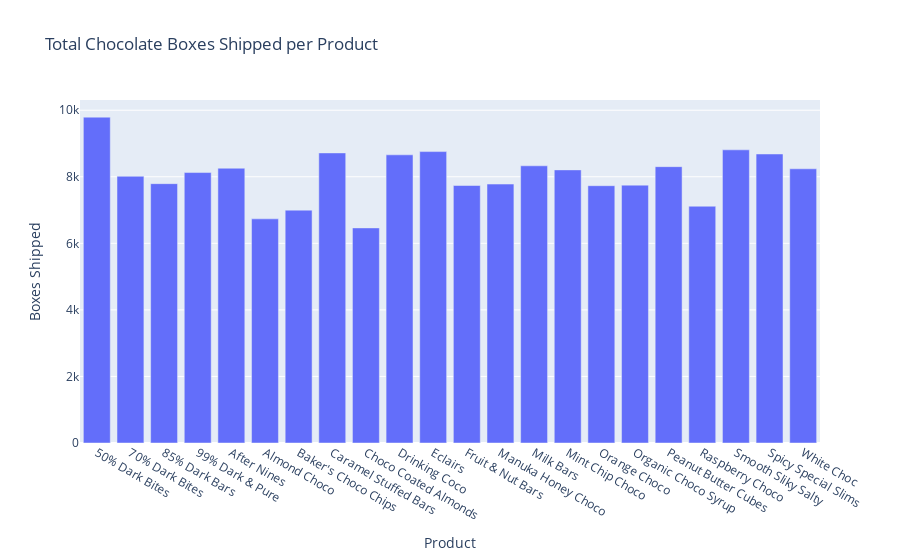

Notebook cell for this chart:
### Markdown cell above
## Step 12: Total Chocolate Boxes Shipped per Product

### Code cell
fig = px.bar(df.groupby("Product")["Boxes Shipped"].sum().reset_index(), x="Product", y="Boxes Shipped", title="Total Chocolate Boxes Shipped per Product")
fig.show()

### Figure 1 — Plotly figure (JSON) as saved in the notebook; plotly's stock layout.template omitted (floating-point values rounded to 4 significant figures)
{"data": [{"hovertemplate": "Product=%{x}<br>Boxes Shipped=%{y}<extra></extra>", "legendgroup": "", "marker": {"color": "#636efa", "pattern": {"shape": ""}}, "name": "", "orientation": "v", "showlegend": false, "textposition": "auto", "type": "bar", "x": ["50% Dark Bites", "70% Dark Bites", "85% Dark Bars", "99% Dark & Pure", "After Nines", "Almond Choco", "Baker's Choco Chips", "Caramel Stuffed Bars", "Choco Coated Almonds", "Drinking Coco", "Eclairs", "Fruit & Nut Bars", "Manuka Honey Choco", "Milk Bars", "Mint Chip Choco", "Orange Choco", "Organic Choco Syrup", "Peanut Butter Cubes", "Raspberry Choco", "Smooth Sliky Salty", "Spicy Special Slims", "White Choc"], "xaxis": "x", "y": [9792, 8015, 7793, 8127, 8257, 6736, 6998, 8717, 6464, 8660, 8757, 7738, 7781, 8330, 8207, 7732, 7749, 8304, 7115, 8810, 8685, 8240], "yaxis": "y"}], "layout": {"barmode": "relative", "legend": {"tracegroupgap": 0}, "title": {"text": "Total Chocolate Boxes Shipped per Product"}, "xaxis": {"anchor": "y", "domain": [0, 1], "title": {"text": "Product"}}, "yaxis": {"anchor": "x", "domain": [0, 1], "title": {"text": "Boxes Shipped"}}}}
